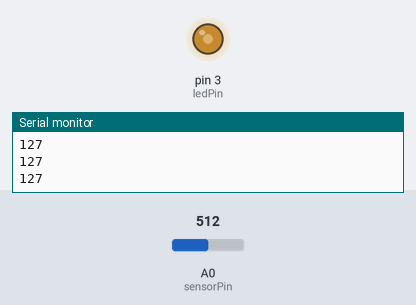
Simulated run of this sketch. Board: Arduino Uno, built with avr-gcc and run on an emulated ATmega328P. Parts: output pins drawn as LEDs (lit = HIGH), the last lines printed to the serial monitor. Inputs (shaded band) come from the test bench; at power-on: A0 (sensorPin) = 512.

Above: at 1.3 s.
1.4 s: A0 (sensorPin) set to 306
At 2.6 s:
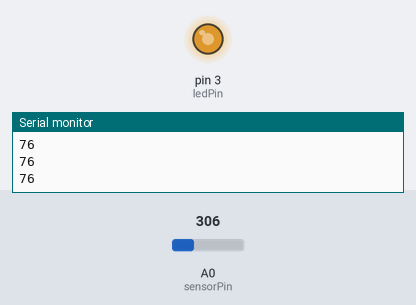
3.0 s: A0 (sensorPin) set to 122
At 3.8 s:
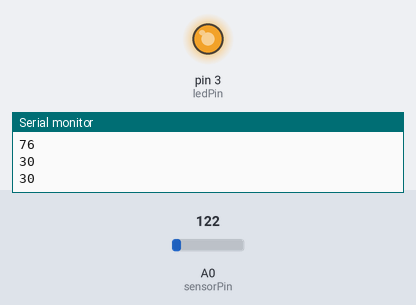
4.5 s: A0 (sensorPin) set to 900
At 4.9 s:
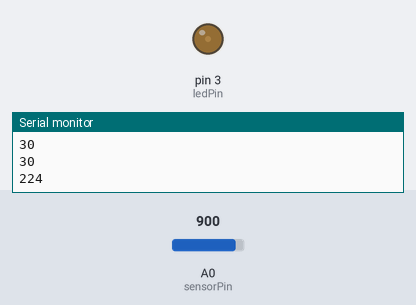
6.0 s: A0 (sensorPin) set to 1023
At 7.2 s:
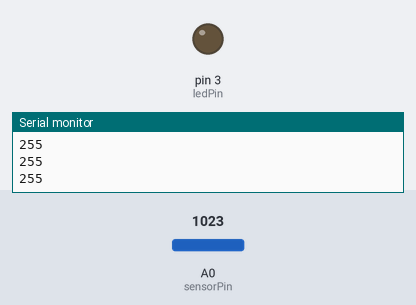
7.5 s: A0 (sensorPin) set to 511
At 8.5 s:
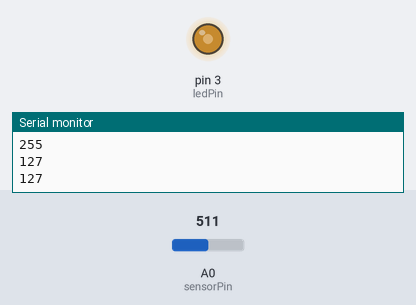
Timing chart, 0 to 10.0 s (numbered marks = the images above; inputs shaded):
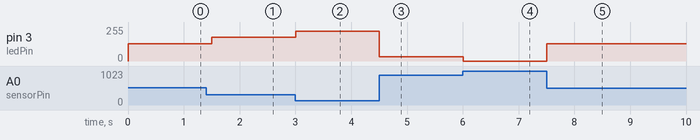

Measured:
- after the input at 1.4 s, pin 3 (ledPin): 128/255 → 179/255 after 0.10 s
- after the input at 3.0 s, pin 3 (ledPin): 179/255 → 225/255 at once
- after the input at 4.5 s, pin 3 (ledPin): 225/255 → 31/255 at once
- after the input at 6.0 s, pin 3 (ledPin): 31/255 → 0/255 at once
- after the input at 7.5 s, pin 3 (ledPin): 0/255 → 128/255 at once

The sketch:

ldr.ino
```cpp
const int sensorPin = A0 ;
const int ledPin = 3;
void setup(){
  Serial.begin(9600);

}
void loop(){
  int blinkRate = analogRead(sensorPin);
  blinkRate = map(blinkRate, 0,1023,0,255);
  analogWrite(ledPin, 255 - blinkRate);
  Serial.println(blinkRate);
  delay(500);

}
```
